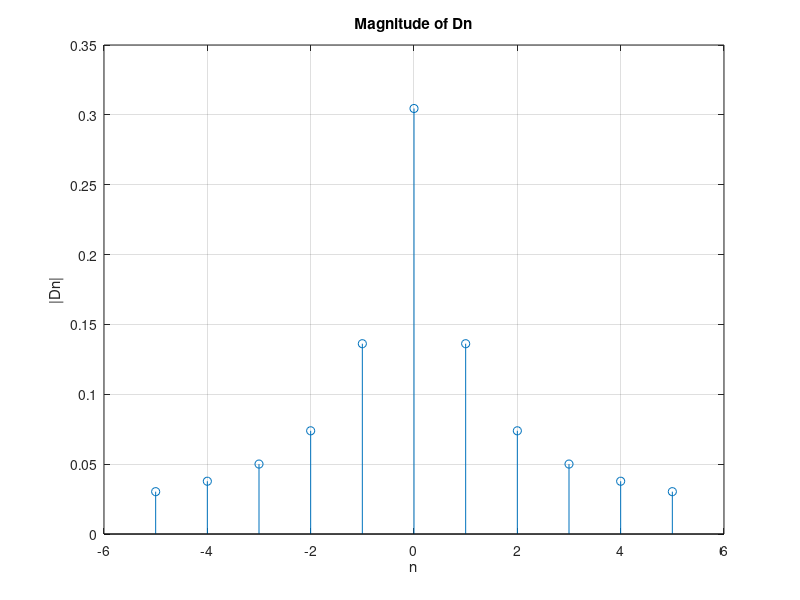
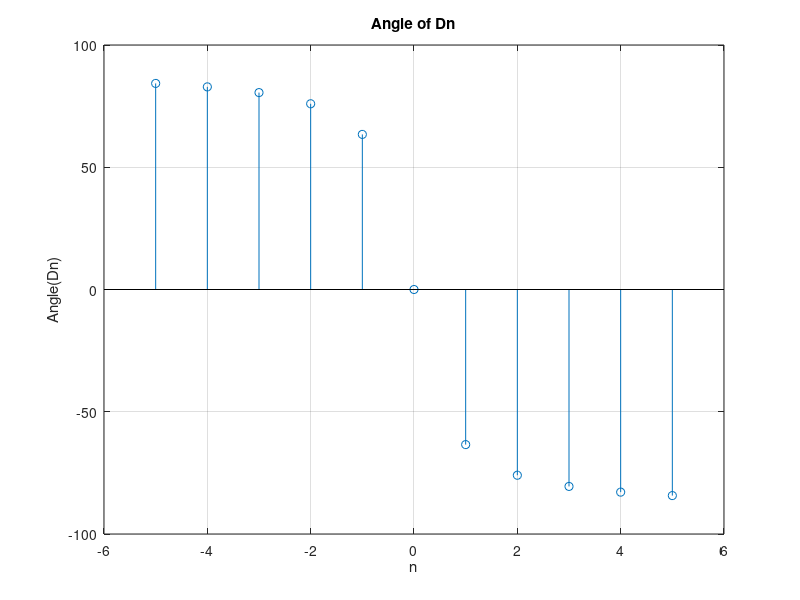

Reproduce these figures in MATLAB, in order.
t_start = 0;
t_end = pi;
n = -5:5;
j = 1i;
x = @(t) exp(-t);

Dn_val = zeros(size(n));
for k = 1:length(n)
    Dn_val(k) = (1/pi) * integral(@(t) x(t) .* exp(-2 * n(k) * t * j), t_start, t_end);
end

figure;
stem(n, abs(Dn_val));
title('Magnitude of Dn');
xlabel('n');
ylabel('|Dn|');
grid on;

figure;
stem(n, angle(Dn_val)./(pi).*(180));
title('Angle of Dn');
xlabel('n');
ylabel('Angle(Dn)');
grid on;